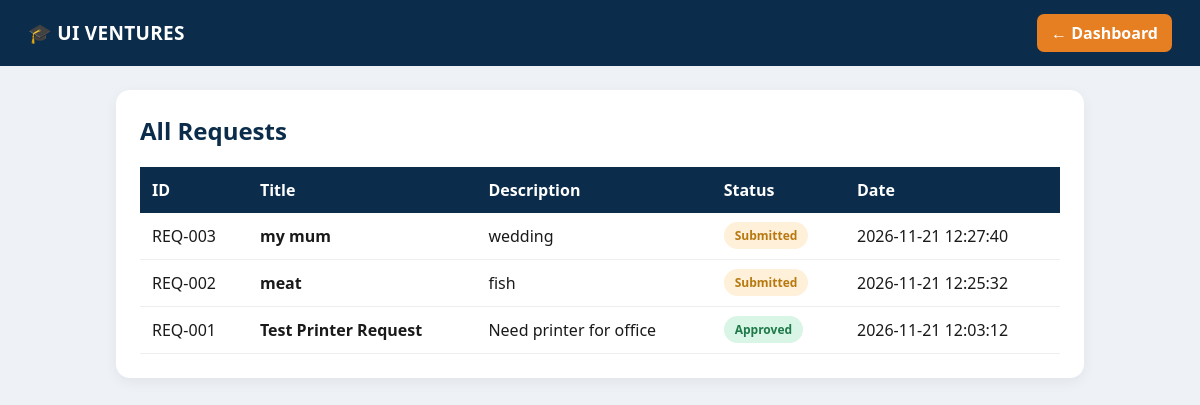
The app's page /my_requests.php (signed in) with its own data.
### tables this page shows
CREATE TABLE `requests` (
  `id` int(11) NOT NULL,
  `user_id` int(11) DEFAULT NULL,
  `title` varchar(255) DEFAULT NULL,
  `description` text DEFAULT NULL,
  `status` varchar(20) DEFAULT 'Submitted',
  `created_at` timestamp NULL DEFAULT current_timestamp()
);

### my_requests.php (the view, shortened to what this page needs)
<?php
include 'db.php'; session_start();
$user=$_SESSION['user'];
if($user['role']=='staff'){ $stmt=$conn->prepare("SELECT * FROM requests WHERE user_id=? ORDER BY id DESC"); $stmt->bind_param("i",$user['id']); $stmt->execute(); $res=$stmt->get_result(); }
else { $res=$conn->query("SELECT * FROM requests ORDER BY id DESC"); }
?>
<link rel="stylesheet" href="style.css">
<div class="topbar"><b>🎓 UI VENTURES</b><a href="dashboard.php">← Dashboard</a></div>
<div class="container"><div class="card"><h2><?php echo $user['role']=='staff' ? 'My Requests' : 'All Requests'; ?></h2>
<table><tr><th>ID</th><th>Title</th><th>Description</th><th>Status</th><th>Date</th></tr>
<?php while($r=$res->fetch_assoc()){ echo "<tr><td>REQ-".str_pad($r['id'],3,'0',STR_PAD_LEFT)."</td><td><b>".htmlspecialchars($r['title'])."</b></td><td>".htmlspecialchars(substr($r['description'],0,80))."</td><td><span class='badge $r[status]'>$r[status]</span></td><td>$r[created_at]</td></tr>"; } ?>
</table></div></div>

### style.css (style rules this page uses)
* { box-sizing:border-box;font-family:'Segoe UI',Arial,sans-serif }
a { text-decoration:none }
.topbar { background:var(--blue);color:#fff;padding:14px 28px;display:flex;justify-content:space-between;align-items:center;position:sticky;top:0;z-index:10 }
.topbar b { font-size:19px;letter-spacing:.3px }
.topbar a { background:var(--orange);color:#fff;padding:8px 14px;border-radius:7px;font-weight:600 }
.container { max-width:1000px;margin:24px auto;padding:0 16px }
.card { background:var(--card);border-radius:14px;padding:24px;box-shadow:0 4px 14px rgba(0,0,0,.06);margin-top:16px }
h2,h3 { color:var(--blue);margin-top:0 }
table { width:100%;border-collapse:collapse }
th { background:var(--blue);color:#fff;padding:12px;text-align:left }
td { padding:12px;border-bottom:1px solid #eee }
.badge { padding:5px 11px;border-radius:20px;font-size:12px;font-weight:700 }
.Submitted { background:#FEF0D9;color:#B7790F }
.Approved { background:#D9F5E5;color:#1E7A4A }

### records on screen
requests: id "003", title "my mum", description "wedding", status "Submitted", created_at "2026-11-21 12:27:40"
requests: id "002", title "meat", description "fish", status "Submitted", created_at "2026-11-21 12:25:32"
requests: id "001", title "Test Printer Request", description "Need printer for office", status "Approved", created_at "2026-11-21 12:03:12"
